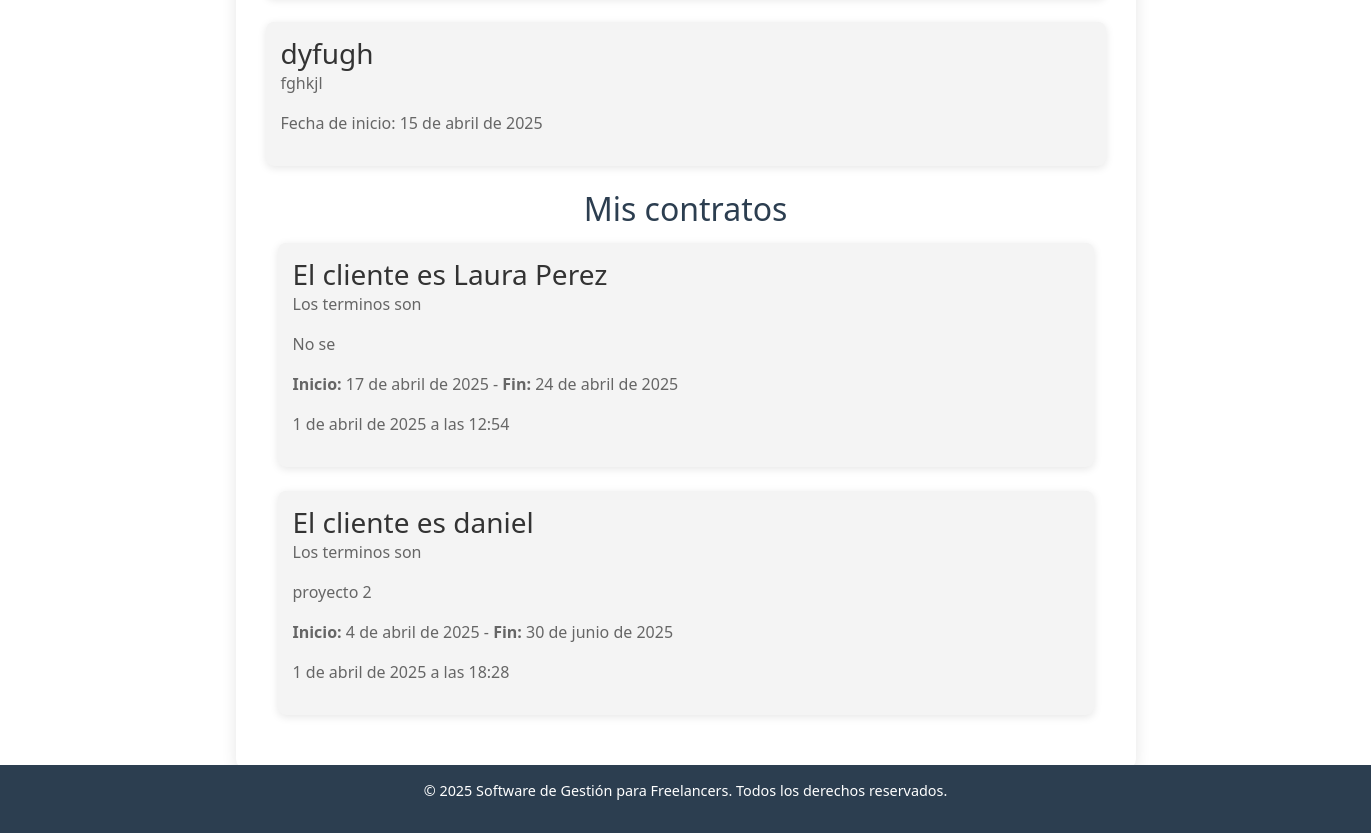
Before: /perfil/ (signed in, lower part) with the older database file.
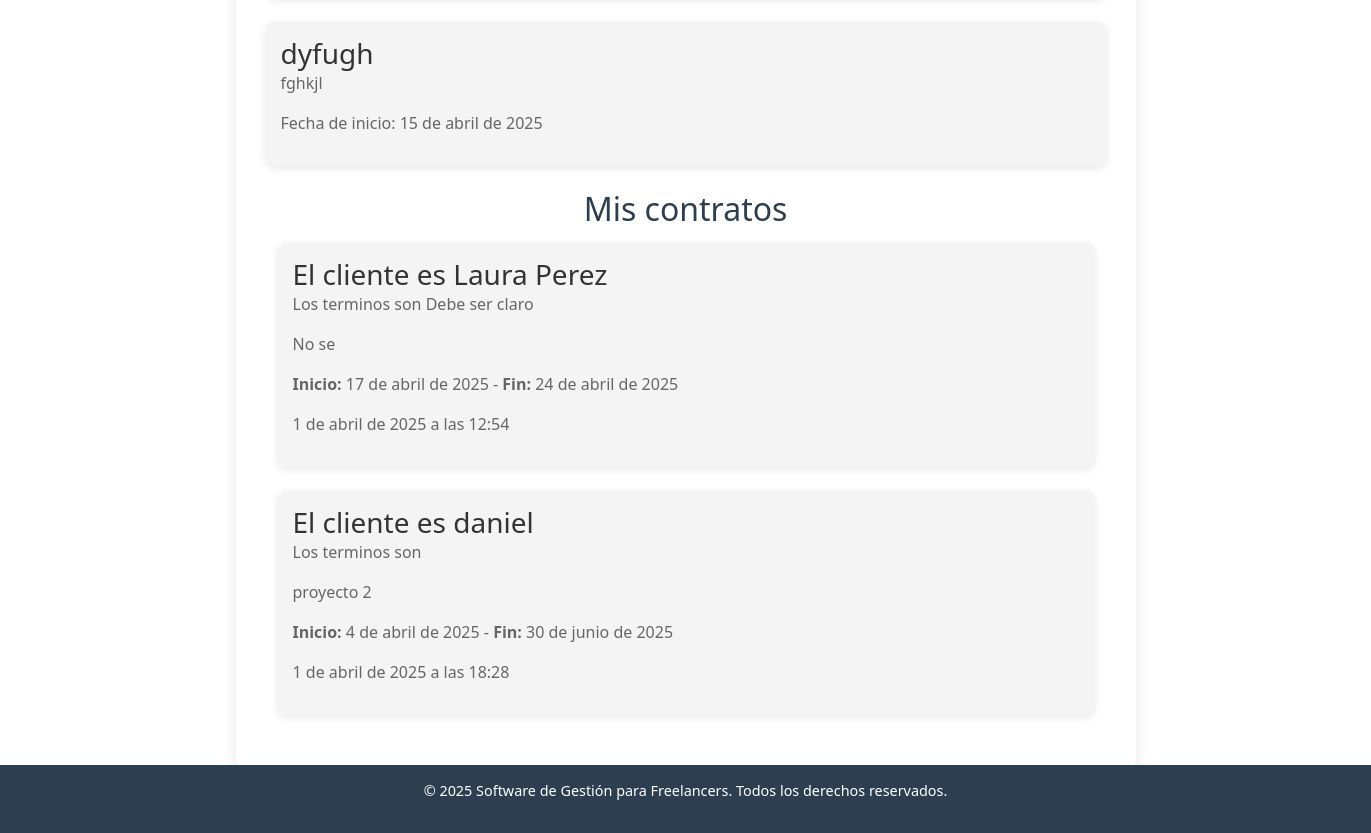
After: the same page with the newer database file.
### gestion/models.py (models this page shows, shortened)
class Contrato(models.Model):
    id_contrato = models.AutoField(primary_key=True)
    id_usuario = models.ForeignKey(CustomUser, on_delete=models.CASCADE, related_name='contratos')
    nombre_cliente = models.CharField(max_length=100)
    descripcion = models.TextField()
    fecha_inicio = models.DateField()
    fecha_fin = models.DateField()
    terminos = models.TextField()
    monto= models.DecimalField(max_digits=10, decimal_places=2, null=False, blank=False, default=0)
    fecha_creacion = models.DateTimeField(auto_now_add=True)

### gestion/views.py (the view)
# urls.py: path('perfil/', perfil, name='perfil'),
@login_required
def perfil(request):
    proyectos = Proyecto.objects.filter(id_usuario=request.user)
    gestion_contratos = Contrato.objects.filter(id_usuario=request.user)
    return render(request, 'perfil.html', {"proyectos": proyectos,"contratos": gestion_contratos})

### templates/perfil.html (shortened to what this page needs)
{% extends 'base.html' %}
{% block content %}
{%load static%}
    <section id="perfil">
        <div class="perfil-container">
            <br>
            <br>
                {% for proyecto in proyectos %}
                    <div class="proyecto-item" id="proyecto-{{ proyecto.id_proyecto }}">
                        <h3 style="display: inline;">{{ proyecto.nombre }}</h3>
                        <p>{{ proyecto.descripcion|truncatewords:20 }}</p>
                        <p>Fecha de inicio: {{ proyecto.fecha_inicio }}</p>
                    </div>
                      <br>
                    {% empty %}
                    <p>No tienes proyectos aún.</p>
                {% endfor %}
            <h2> Mis contratos</h2>
            <div class="container">
                {% for contrato in contratos %}
                    <div class="proyecto-item" id="contrato-{{ contrato.id_contrato }}">
                        <h3 style="display: inline;">El cliente es {{ contrato.nombre_cliente }}</h3>
                        <br>
                        <p>Los terminos son {{ contrato.terminos|truncatewords:20 }}</p>
                        <p>{{ contrato.descripcion|truncatewords:20 }}</p>
                        <p><strong>Inicio:</strong> {{ contrato.fecha_inicio }} - <strong>Fin:</strong> {{contrato.fecha_fin }}</p>
                        <p>{{ contrato.fecha_creacion }}</p>
                    </div>
                    <br>
                        {% empty %}
                        <p>No tienes proyectos aún.</p>
                {% endfor %}
            </div>
    </div>
    </section>
    <br>
    </div>
{%endblock%}

Changed rows visible on the page:
changed Contrato "Laura Perez": terminos (not shown) → "Debe ser claro"
